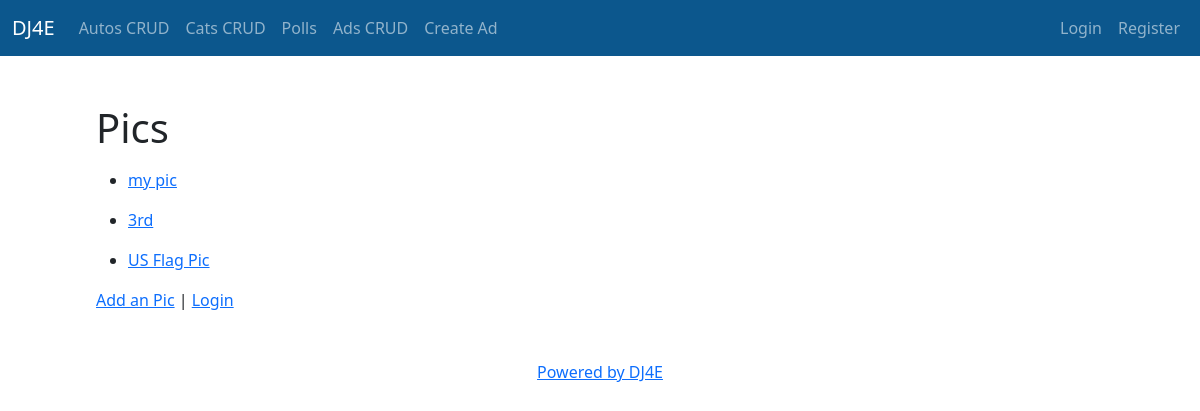
Page /pics/ on the committed database.
### pics/models.py (models this page shows, shortened)
class Pic(models.Model):
    title = models.CharField(
            max_length=200,
            validators=[MinLengthValidator(2, "Title must be greater than 2 characters")]
    )
    text = models.TextField()
    owner = models.ForeignKey(settings.AUTH_USER_MODEL, on_delete=models.CASCADE)
    picture = models.BinaryField(null=True, blank=True, editable=True)
    content_type = models.CharField(max_length=256, null=True, blank=True,
                                    help_text='The MIMEType of the file')
    created_at = models.DateTimeField(auto_now_add=True)
    updated_at = models.DateTimeField(auto_now=True)

### pics/views.py (the view)
# urls.py: path('', views.PicListView.as_view(), name='all'),
class PicListView(OwnerListView):
    model = Pic
    template_name = "pics/pic_list.html"

### home/context_processors.py (called while the page is built)
def settings(request):
    return {
        'settings': django_settings,
    }

### pics/templates/pics/pic_list.html (shortened to what this page needs)
{% extends "base_bootstrap.html" %}
{% block content %}
<h1>Pics</h1>
<p>
{% if pic_list %}
<ul>
  {% for pic in pic_list %}
    <li>
        <a href="{% url 'pics:pic_detail'  pic.id %}">{{ pic.title }}</a>
        </p>
    </li>
  {% endfor %}
{% else %}
  <p>There are no pics in the database.</p>
{% endif %}
<p>
<a href="{% url 'pics:pic_create' %}">Add an Pic</a> |
{% if user.is_authenticated %}
<a href="{% url 'logout' %}?next={% url 'pics:all' %}">Logout</a>
{% else %}
<a href="{% url 'login' %}?next={% url 'pics:all' %}">Login</a>
{% endif %}
</p>
{% endblock %}

### rows in the picture
Pic: title "my pic"
Pic: title "3rd"
Pic: title "US Flag Pic"
